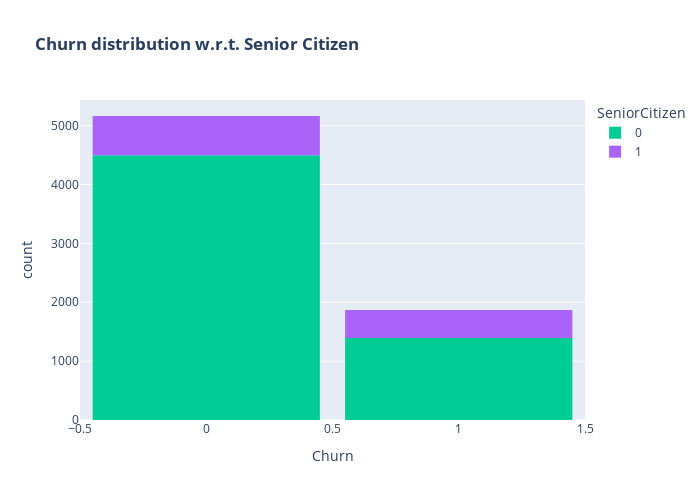

Notebook code for this chart:
### Code cell
color_map = {"Yes": '#7fcdff', "No": '#326ada'}
fig = px.histogram(teleco, x="Churn", color="SeniorCitizen", title="<b>Churn distribution w.r.t. Senior Citizen</b>", color_discrete_map=color_map)
fig.update_layout(width=700, height=500, bargap=0.1)
fig.show()

### Figure 1 — Plotly figure (JSON) as saved in the notebook; plotly's stock layout.template omitted (floating-point values rounded to 4 significant figures; data arrays with more than 128 entries replaced by an {"elided": "..."} marker saying what was removed)
{"data": [{"alignmentgroup": "True", "bingroup": "x", "hovertemplate": "SeniorCitizen=0<br>Churn=%{x}<br>count=%{y}<extra></extra>", "legendgroup": "0", "marker": {"color": "#00cc96", "pattern": {"shape": ""}}, "name": "0", "offsetgroup": "0", "orientation": "v", "showlegend": true, "type": "histogram", "x": {"elided": "5890 int values"}, "xaxis": "x", "yaxis": "y"}, {"alignmentgroup": "True", "bingroup": "x", "hovertemplate": "SeniorCitizen=1<br>Churn=%{x}<br>count=%{y}<extra></extra>", "legendgroup": "1", "marker": {"color": "#ab63fa", "pattern": {"shape": ""}}, "name": "1", "offsetgroup": "1", "orientation": "v", "showlegend": true, "type": "histogram", "x": {"elided": "1142 int values"}, "xaxis": "x", "yaxis": "y"}], "layout": {"bargap": 0.1, "barmode": "relative", "height": 500, "legend": {"title": {"text": "SeniorCitizen"}, "tracegroupgap": 0}, "title": {"text": "<b>Churn distribution w.r.t. Senior Citizen</b>"}, "width": 700, "xaxis": {"anchor": "y", "domain": [0, 1], "title": {"text": "Churn"}}, "yaxis": {"anchor": "x", "domain": [0, 1], "title": {"text": "count"}}}}
